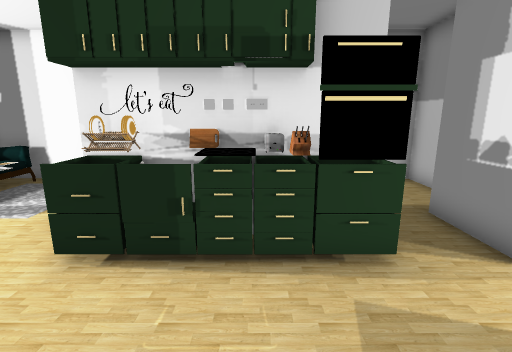
view 1 (above)

13 first-person views from a walk through a 3-D level made in the Unity game engine. The camera is 1.2 m above the floor, tilts 12° down and sees 85° across. The floor is counted in squares, 0.5 m on a side. Each view is taken from the middle of a square. On the plan, view 1 faces up. The plan holds only what a view shows up to about 18 squares ahead; the rest is blank. The place goes on beyond the plan. The player character is not drawn. Some animated figures are left out. Door leaves are left out, so doorways stand open. Some surface patterns are stand-ins.

view 2
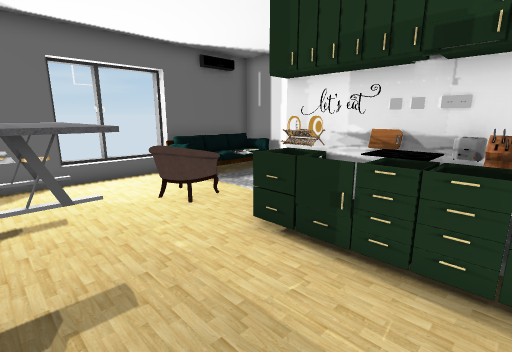

view 3
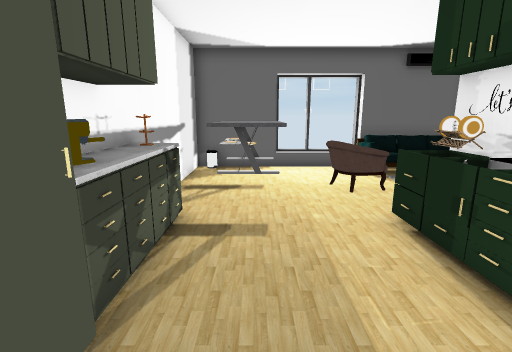

view 4
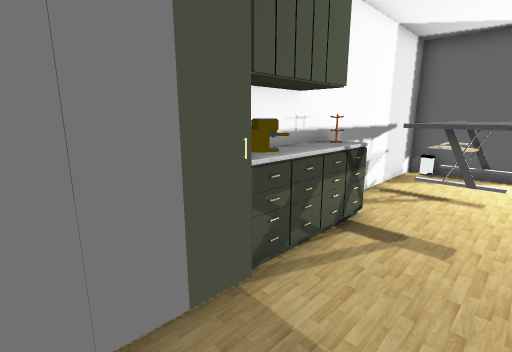

view 5
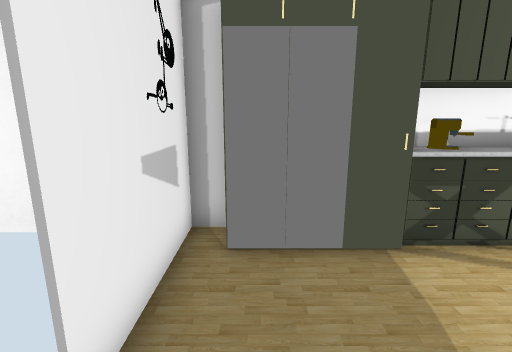

view 6
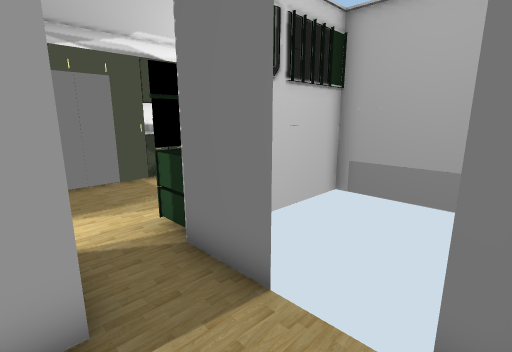

view 7
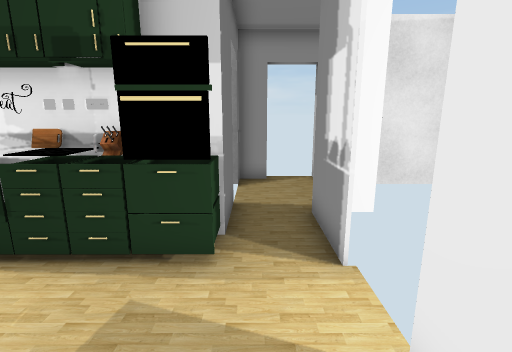

view 8
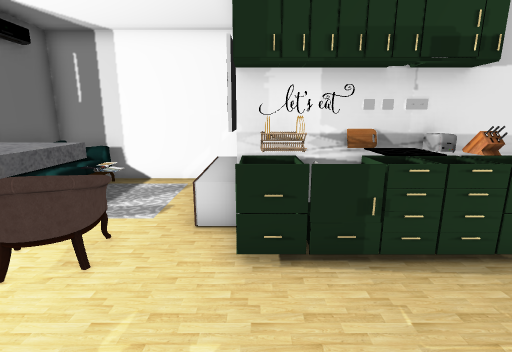

view 9
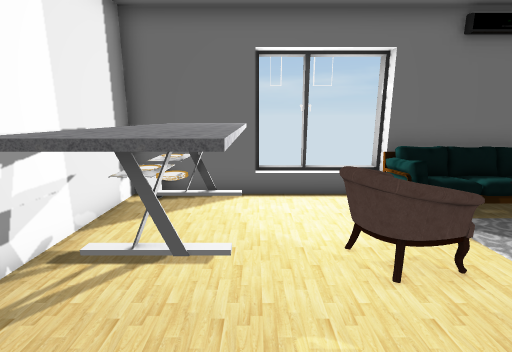

view 10
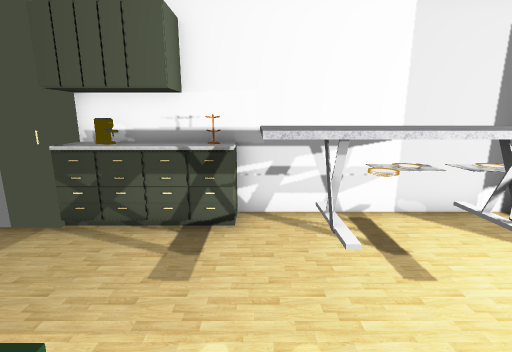

view 11
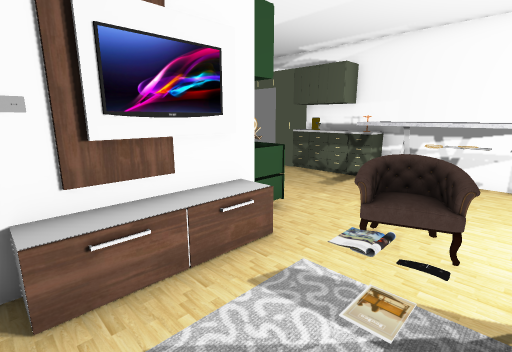

view 12
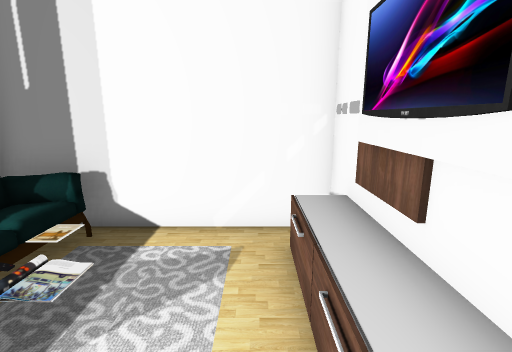

view 13
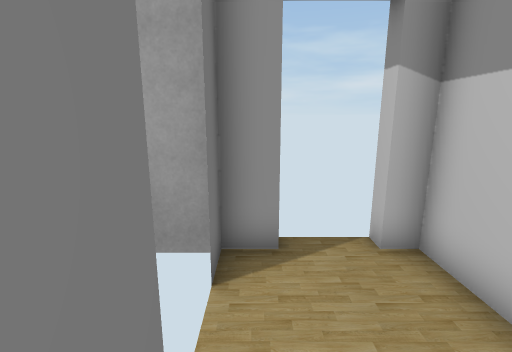

### Floor plan
Points are (right, up) in squares from view 1. A wall is a line through its corners. A room is listed if a view was taken in it or the views show most of it. See-through windows are left out.
Room 1 (views 1, 2, 3, 4, 5, 7, 8, 9, 10, 12, 13)
walls: (-3.4, 4.2) (-3.4, 5.4); (-2.3, 4.3) (-2.3, 5.2); (-2.8, 4.6) (-2.8, 5.1); (0.4, -0.8) (3.6, -0.8); (0.6, 4.8) (-3.4, 4.8); (2.4, 6.6) (2.4, 4.2) (-0.1, 4.2); (4.4, 4.1) (4.4, 6.8); (-10.6, 5.4) (-10.6, -1.9) (0.3, -1.9); (4.4, -1.9) (4.4, 2.3); (-10.6, 9) (-10.6, 6)
low walls: (-1.9, 4.2) (-3.4, 4.2)
ways out: opening at (3, 6) to room 2; opening at (-4.5, 4.5) to room 3; open door at (-11, 4); open door at (4.5, 3.5)
objects: other object (-10, 6); other object (-9, 0) to (-4, 2); other object (-3, -1); other object (-2, -1); other object (-1, -1); other object (0, -1)
Room 2 (view 6)
walls: (3.5, 10.9) (2.4, 10.9) (2.4, 9.5); (2.4, 7.8) (2.4, 6.6); (6, 8.9) (6, 10.9) (5.3, 10.9); (4.4, 6.8) (5.1, 6.8)
ways out: opening at (3, 6) to room 1; open door at (2, 8.5); open door at (4.5, 11)
Room 3 (view 11)
walls: (-3.4, 9.1) (-3.4, 10.9) (-10, 10.9); (-3.4, 5.4) (-3.4, 8.5)
low walls: (-7.1, 7.4) (-6.5, 7.4) (-6.5, 6.8); (-4.4, 8.4) (-4.4, 9.2); (-4.4, 6.5) (-4.4, 7.2)
ways out: opening at (-4.5, 4.5) to room 1
objects: other object (-6, 4) to (-6, 5)
Room 4 (no view inside)
walls: (-0.1, 5.4) (-0.1, 4.1); (2.2, 5.4) (-3.4, 5.4)
low walls: (2.2, 4.3) (2.2, 5.4)

Positions as (right, up) in squares from view 1, and headings:
1: (0, 0), facing up
2: (1, 0), facing up-left
3: (3, 1), facing left
4: (3, 2), facing down-left
5: (3, 4), facing down
6: (5, 10), facing down-left
7: (3, 0), facing up
8: (-3, 0), facing up
9: (-2, 2), facing left
10: (-4, 5), facing down
11: (-8, 10), facing down-right
12: (-5, 5), facing up
13: (3, 6), facing up
